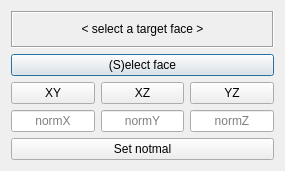
<?xml version="1.0" encoding="UTF-8"?>
<ui version="4.0">
 <class>Dialog</class>
 <widget class="QDialog" name="Dialog">
  <property name="geometry">
   <rect>
    <x>0</x>
    <y>0</y>
    <width>285</width>
    <height>171</height>
   </rect>
  </property>
  <property name="sizePolicy">
   <sizepolicy hsizetype="Expanding" vsizetype="Preferred">
    <horstretch>0</horstretch>
    <verstretch>0</verstretch>
   </sizepolicy>
  </property>
  <property name="baseSize">
   <size>
    <width>200</width>
    <height>300</height>
   </size>
  </property>
  <property name="windowTitle">
   <string>Align flanges</string>
  </property>
  <property name="windowIcon">
   <iconset>
    <normaloff>../../../../Documenti/flamingo/icons/flangeAlign.svg</normaloff>../../../../Documenti/flamingo/icons/flangeAlign.svg</iconset>
  </property>
  <property name="sizeGripEnabled">
   <bool>false</bool>
  </property>
  <layout class="QGridLayout" name="gridLayout">
   <item row="0" column="0" colspan="3">
    <widget class="QLabel" name="label">
     <property name="minimumSize">
      <size>
       <width>24</width>
       <height>0</height>
      </size>
     </property>
     <property name="frameShape">
      <enum>QFrame::Box</enum>
     </property>
     <property name="frameShadow">
      <enum>QFrame::Sunken</enum>
     </property>
     <property name="text">
      <string>&lt; select a target face &gt;</string>
     </property>
     <property name="alignment">
      <set>Qt::AlignCenter</set>
     </property>
    </widget>
   </item>
   <item row="1" column="0" colspan="3">
    <widget class="QPushButton" name="btn1">
     <property name="minimumSize">
      <size>
       <width>24</width>
       <height>0</height>
      </size>
     </property>
     <property name="text">
      <string>(S)elect face</string>
     </property>
    </widget>
   </item>
   <item row="2" column="0">
    <widget class="QPushButton" name="btnXY">
     <property name="minimumSize">
      <size>
       <width>24</width>
       <height>0</height>
      </size>
     </property>
     <property name="text">
      <string>XY</string>
     </property>
    </widget>
   </item>
   <item row="2" column="1">
    <widget class="QPushButton" name="btnXZ">
     <property name="minimumSize">
      <size>
       <width>24</width>
       <height>0</height>
      </size>
     </property>
     <property name="text">
      <string>XZ</string>
     </property>
    </widget>
   </item>
   <item row="2" column="2">
    <widget class="QPushButton" name="btnYZ">
     <property name="minimumSize">
      <size>
       <width>24</width>
       <height>0</height>
      </size>
     </property>
     <property name="text">
      <string>YZ</string>
     </property>
    </widget>
   </item>
   <item row="3" column="0">
    <widget class="QLineEdit" name="X">
     <property name="minimumSize">
      <size>
       <width>24</width>
       <height>0</height>
      </size>
     </property>
     <property name="toolTip">
      <string/>
     </property>
     <property name="text">
      <string/>
     </property>
     <property name="alignment">
      <set>Qt::AlignCenter</set>
     </property>
     <property name="placeholderText">
      <string>normX</string>
     </property>
    </widget>
   </item>
   <item row="3" column="1">
    <widget class="QLineEdit" name="Y">
     <property name="minimumSize">
      <size>
       <width>24</width>
       <height>0</height>
      </size>
     </property>
     <property name="toolTip">
      <string/>
     </property>
     <property name="alignment">
      <set>Qt::AlignCenter</set>
     </property>
     <property name="placeholderText">
      <string>normY</string>
     </property>
    </widget>
   </item>
   <item row="3" column="2">
    <widget class="QLineEdit" name="Z">
     <property name="minimumSize">
      <size>
       <width>24</width>
       <height>0</height>
      </size>
     </property>
     <property name="toolTip">
      <string/>
     </property>
     <property name="whatsThis">
      <string/>
     </property>
     <property name="alignment">
      <set>Qt::AlignCenter</set>
     </property>
     <property name="placeholderText">
      <string>normZ</string>
     </property>
    </widget>
   </item>
   <item row="4" column="0" colspan="3">
    <widget class="QPushButton" name="btnNorm">
     <property name="minimumSize">
      <size>
       <width>24</width>
       <height>0</height>
      </size>
     </property>
     <property name="text">
      <string>Set notmal</string>
     </property>
    </widget>
   </item>
  </layout>
 </widget>
 <tabstops>
  <tabstop>btn1</tabstop>
  <tabstop>btnXY</tabstop>
  <tabstop>btnXZ</tabstop>
  <tabstop>btnYZ</tabstop>
  <tabstop>X</tabstop>
  <tabstop>Y</tabstop>
  <tabstop>Z</tabstop>
 </tabstops>
 <resources/>
 <connections/>
</ui>
